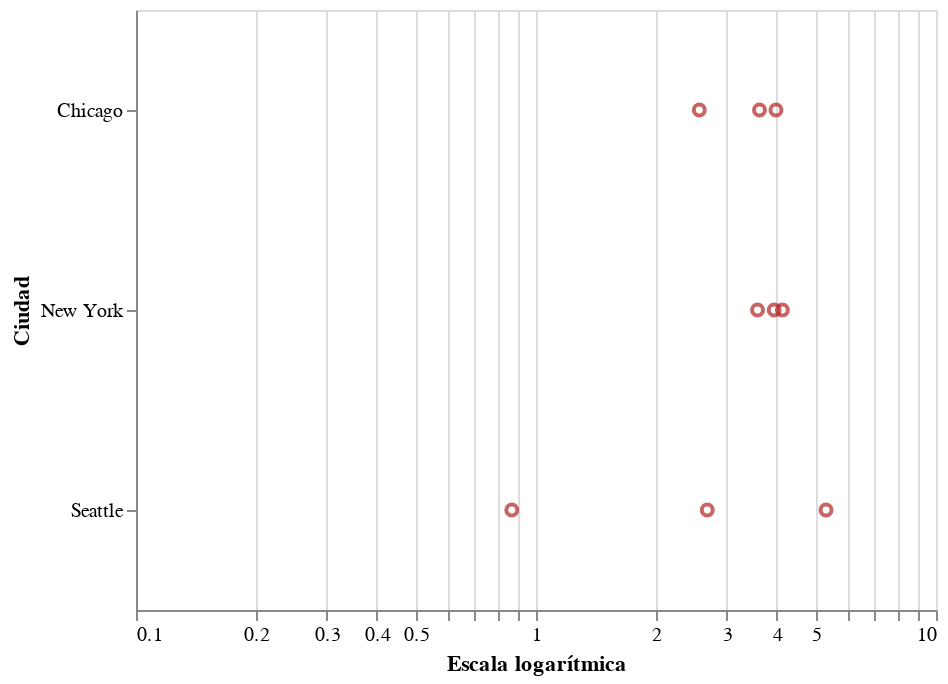

Source (notebook cell):
### Markdown cell above
## Personalizando una visualización

Por defecto, Altair/ Vega-Lite decide acerca de las propiedades de la visualización; pero esto puede cambiarse usando métodos para personalizar el aspecto de la visulazación. Por ejemplo, podemos especificar los títulos de los ejes usando el atributo `axis` de las clases de canal, podemos modificar las propiedades de las escalas usando el atributo `scale`, y podemos especificar el color de las marcas (*marks*) ajustando el *keyword* `color` de el método `Chart.mark_*` a cualquier [Código de color CSS](https://htmlcolorcodes.com/es/nombres-de-los-colores):

### Code cell
alt.Chart(df).mark_point(color='firebrick').encode(
  alt.X('precip', scale=alt.Scale(type='log'), axis=alt.Axis(title='Escala logarítmica')),
  alt.Y('city', axis=alt.Axis(title='Ciudad')),
)

### Figure 1 — Vega-Lite specification as saved in the notebook (floating-point values rounded to 4 significant figures)
{"$schema": "https://vega.github.io/schema/vega-lite/v2.6.0.json", "config": {"view": {"height": 300, "width": 400}}, "data": {"name": "data-fdfbb22e8e0e89f6556d8a3b434b0c97"}, "datasets": {"data-fdfbb22e8e0e89f6556d8a3b434b0c97": [{"city": "Seattle", "month": "Apr", "precip": 2.68}, {"city": "Seattle", "month": "Aug", "precip": 0.87}, {"city": "Seattle", "month": "Dec", "precip": 5.31}, {"city": "New York", "month": "Apr", "precip": 3.94}, {"city": "New York", "month": "Aug", "precip": 4.13}, {"city": "New York", "month": "Dec", "precip": 3.58}, {"city": "Chicago", "month": "Apr", "precip": 3.62}, {"city": "Chicago", "month": "Aug", "precip": 3.98}, {"city": "Chicago", "month": "Dec", "precip": 2.56}]}, "encoding": {"x": {"axis": {"title": "Escala logarítmica"}, "field": "precip", "scale": {"type": "log"}, "type": "quantitative"}, "y": {"axis": {"title": "Ciudad"}, "field": "city", "type": "nominal"}}, "mark": {"color": "firebrick", "type": "point"}}
